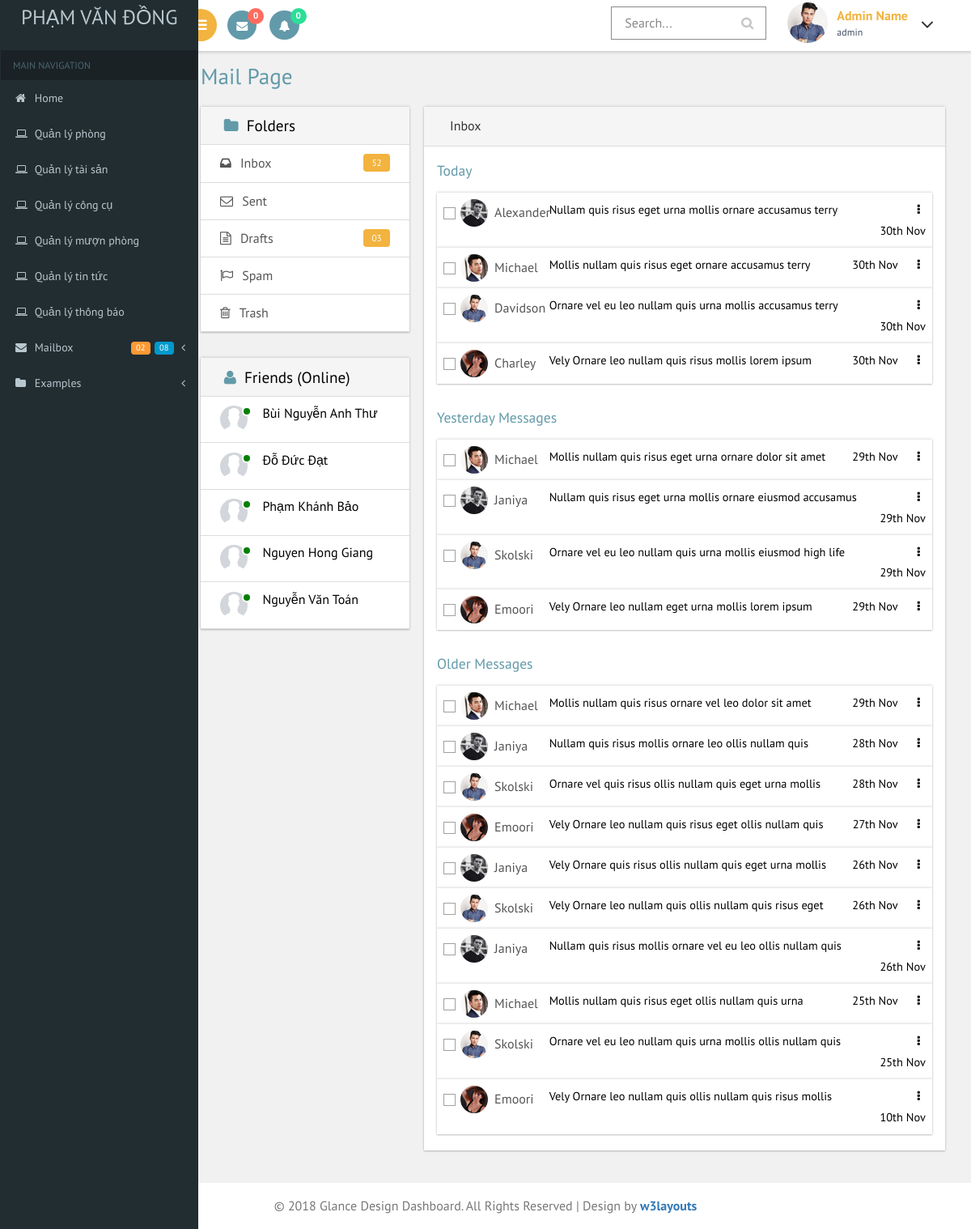
The page /inbox.php (signed in) on the database its author committed.
### tables this page shows
CREATE TABLE `user` (
  `username` varchar(20) NOT NULL,
  `fullname` varchar(30) NOT NULL,
  `password` varchar(20) NOT NULL,
  `role` varchar(10) NOT NULL,
  `address` varchar(150) NOT NULL,
  `phone` varchar(15) NOT NULL,
  `email` varchar(50) NOT NULL,
  `img` varchar(150) NOT NULL
);

### inbox.php (the view, shortened to what the rows shown need)
<?php
$role = $_SESSION['role'];
if ($role == 'admin') {
?>
<!DOCTYPE HTML>
<html>
<head>
<link href="css/bootstrap.css" rel='stylesheet' type='text/css' />
<link href="css/style.css" rel='stylesheet' type='text/css' />
<link href="css/font-awesome.css" rel="stylesheet">
 <link href='css/SidebarNav.min.css' media='all' rel='stylesheet' type='text/css'/>
<link href="css/custom.css" rel="stylesheet">
</head>
<body class="cbp-spmenu-push">
	<div class="main-content">
		<?php
			include "header_admin.php";
		?>
		<div id="page-wrapper">
			<div class="main-page">
				<h2 class="title1">Mail Page</h2>
				<div class="col-md-4 compose-left">
					<div class="chat-grid widget-shadow">
						<ul>
							<?php
								$sql = "select * FROM  user where role = 'user' ";
								$result = mysqli_query($link,$sql);
								while($rs=mysqli_fetch_array($result))
								{
							?>
								<li>
									<a href="chat_admin.php?username=<?php echo $rs['username'] ?>">
										<div class="chat-left">
										<img class="img-circle" src="images/user.jpg" width="34px" height="34px" alt="">
											<label class="small-badge bg-green"></label>
										</div>
										<div class="chat-right">
											<p><?php echo $rs["fullname"]; ?></p>
										</div>
										<div class="clearfix"> </div>
									</a>
								</li>
							<?php
								}
							?>
						</ul>
					</div>
				</div>
			</div>
			</div>
		</div>
</body>
</html>
<?php
}else{
  session_destroy();
  echo("<script > alert('Bạn không đủ quyền truy cập vào trang này!');
  window.location='index.php';</script>");
}
?>

### rows shown on the page
user: fullname "Bùi Nguyễn Anh Thư"
user: fullname "Đỗ Đức Đạt"
user: fullname "Phạm Khánh Bảo"
user: fullname "Nguyen Hong Giang"
user: fullname "Nguyễn Văn Toán"

### other values the page prints
$count "0"
$countnoti "0"
$user "admin"
